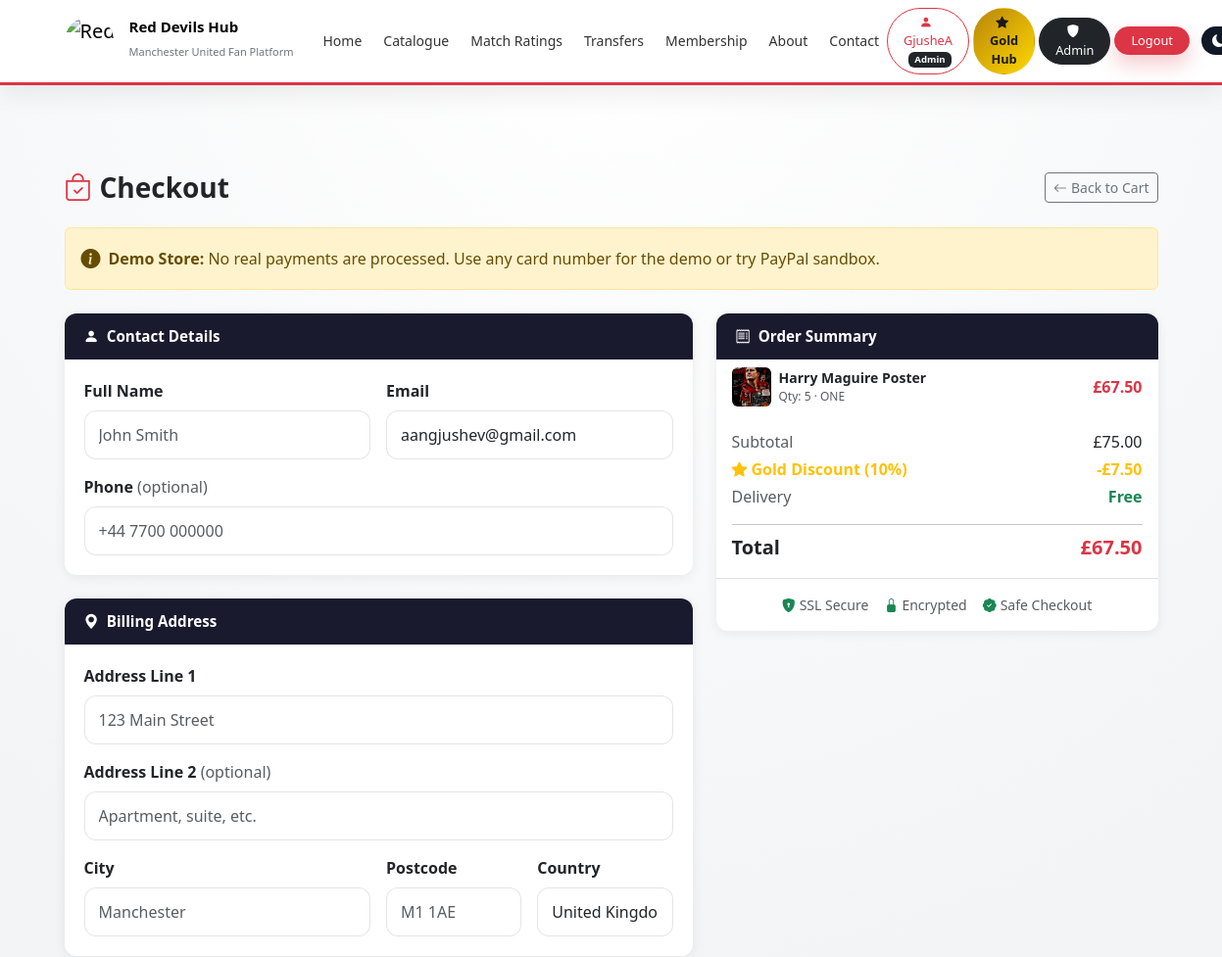
/checkout/checkout/ (signed in, upper part), run on an earlier commit of the app's database.
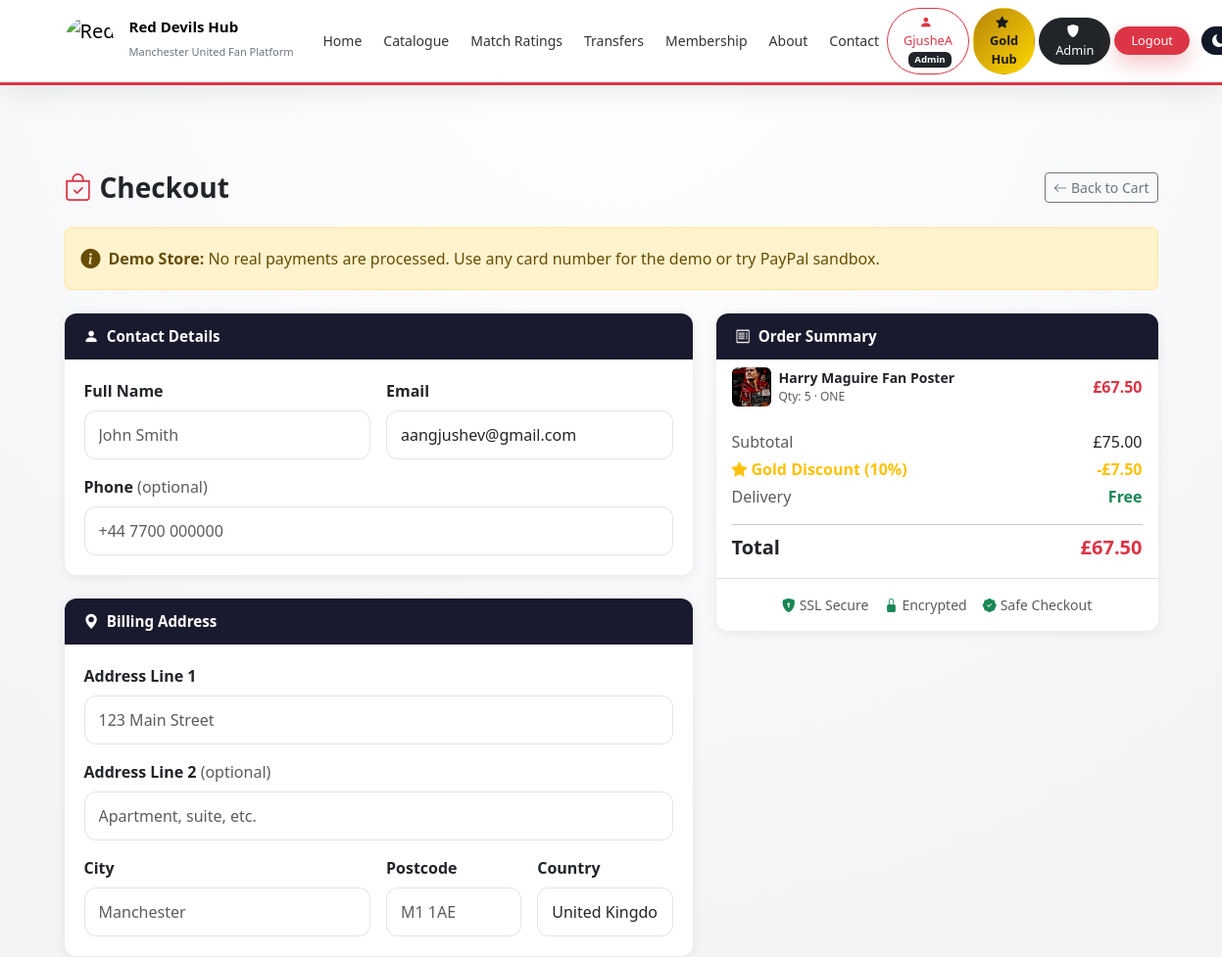
And on a later commit of the database.
### cart/models.py (models this page shows, shortened)
class CartItem(models.Model):
    cart      = models.ForeignKey(Cart, on_delete=models.CASCADE, related_name='items')
    product   = models.ForeignKey(Product, on_delete=models.CASCADE)
    size      = models.CharField(max_length=10, blank=True)
    quantity  = models.PositiveIntegerField(default=1)
    added_at  = models.DateTimeField(auto_now_add=True)
    class Meta:
        unique_together = ('cart', 'product', 'size')
        ordering = ['-added_at']
    @property
    def line_total(self):
        return self.product.price * self.quantity

### catalogue/models.py (models this page shows, shortened)
class Product(models.Model):
    ACCESS_FREE = 'free'
    ACCESS_RED  = 'red'
    ACCESS_GOLD = 'gold'
    ACCESS_CHOICES = [
        (ACCESS_FREE, 'Free'),
        (ACCESS_RED,  'Red Members'),
        (ACCESS_GOLD, 'Gold Members'),
    ]
    SIZE_CHOICES = [
        ('XS', 'XS'), ('S', 'S'), ('M', 'M'),
        ('L', 'L'), ('XL', 'XL'), ('XXL', 'XXL'),
        ('ONE', 'One Size'),
    ]
    subcategory         = models.ForeignKey(SubCategory, on_delete=models.CASCADE, related_name='products')
    player              = models.ForeignKey(Player, on_delete=models.SET_NULL, null=True, blank=True, related_name='products')
    name                = models.CharField(max_length=200)
    slug                = models.SlugField(max_length=200, unique=True, blank=True)
    description         = models.TextField(blank=True)
    price               = models.DecimalField(max_digits=8, decimal_places=2)
    stock_quantity      = models.PositiveIntegerField(default=0)
    colour              = models.CharField(max_length=50, blank=True)
    size                = models.CharField(max_length=10, choices=SIZE_CHOICES, blank=True)
    brand               = models.CharField(max_length=100, blank=True)
    season              = models.CharField(max_length=20, blank=True)
    access_level        = models.CharField(max_length=10, choices=ACCESS_CHOICES, default=ACCESS_FREE)
    is_available        = models.BooleanField(default=True)
    created_at          = models.DateTimeField(auto_now_add=True)
    class Meta:
        ordering = ['-created_at']
    @property
    def primary_image(self):
        img = self.images.filter(is_primary=True).first()
        return img or self.images.first()

class ProductImage(models.Model):
    product    = models.ForeignKey(Product, on_delete=models.CASCADE, related_name='images')
    image      = models.ImageField(upload_to='products/')
    is_primary = models.BooleanField(default=False)
    alt_text   = models.CharField(max_length=200, blank=True)

### checkout/views.py (the view)
# urls.py: path('checkout/checkout/',                       views.checkout,              name='checkout'),
@login_required(login_url='/login/')
def checkout(request):
    cart  = _get_cart(request.user)
    items = cart.items.select_related('product').all()
    if not items:
        messages.warning(request, 'Your cart is empty.')
        return redirect('cart:cart_detail')
    profile = getattr(request.user, 'profile', None)
    initial = {
        'full_name': profile.full_name if profile else '',
        'email':     request.user.email,
        'phone':     profile.phone_number if profile else '',
    }
    try:
        role = request.user.profile.role
    except Exception:
        role = 'free'
    is_gold      = role in ('gold', 'admin')
    discount_pct = getattr(settings, 'GOLD_DISCOUNT_PERCENT', 10) if is_gold else 0
    def _item_price(item):
        price = item.product.price
        if is_gold:
            price = round(price * Decimal(str(1 - discount_pct / 100)), 2)
        return price
    if request.method == 'POST':
        form = CheckoutForm(request.POST)
        if form.is_valid():
            total = sum(_item_price(i) * i.quantity for i in items)
            order = Order.objects.create(
                user           = request.user,
                full_name      = form.cleaned_data['full_name'],
                email          = form.cleaned_data['email'],
                phone          = form.cleaned_data.get('phone', ''),
                address_line1  = form.cleaned_data['address_line1'],
                address_line2  = form.cleaned_data.get('address_line2', ''),
                city           = form.cleaned_data['city'],
                postcode       = form.cleaned_data['postcode'],
                country        = form.cleaned_data['country'],
                payment_method = 'card',
                status         = 'completed',
                total_amount   = total,
            )
            for item in items:
                OrderItem.objects.create(
                    order        = order,
                    product_name = item.product.name,
                    size         = item.size or '',
                    quantity     = item.quantity,
                    unit_price   = _item_price(item),
                )
            cart.items.all().delete()
            return redirect('checkout:confirmation', order_ref=order.order_ref)
    else:
        form = CheckoutForm(initial=initial)
    display_total   = sum(_item_price(i) * i.quantity for i in items)
    original_total  = cart.total_price
    discount_amount = round(original_total - display_total, 2)
    enriched_items = [
        {
            'item':       i,
            'line_total': round(_item_price(i) * i.quantity, 2),
        }
        for i in items
    ]
    context = {
        'cart':             cart,
        'items':            items,
        'enriched_items':   enriched_items,
        'form':             form,
        'paypal_client_id': getattr(settings, 'PAYPAL_CLIENT_ID', ''),
        'is_gold':          is_gold,
        'discount_pct':     discount_pct,
        'display_total':    display_total,
        'original_total':   original_total,
        'discount_amount':  discount_amount,
    }
    return render(request, 'checkout/checkout.html', context)

### cart/models.py (called while the page is built)
    @property
    def total_price(self):
        return sum(item.line_total for item in self.items.all())

### checkout/views.py (called while the page is built)
def _get_cart(user):
    cart, _ = Cart.objects.get_or_create(user=user)
    return cart

### register/models.py (called while the page is built)
    def is_admin(self):
        return self.role == 'admin'

### checkout/templates/checkout/checkout.html (shortened to what the changed rows need)
{% extends "core/base.html" %}
{% load static %}
{% block extra_css %}
<link rel="stylesheet" href="{% static 'checkout/css/checkout.css' %}">
{% endblock %}
{% block content %}
<section class="container my-5">
    <form method="POST" id="checkoutForm">
        <div class="row g-4">
            <div class="col-lg-5">
                <div class="checkout-panel sticky-top" style="top:80px;">
                    <div class="checkout-panel-body p-0">
                        <ul class="list-group list-group-flush">
                            {% for entry in enriched_items %}
                            <li class="list-group-item px-3 py-2">
                                <div class="d-flex justify-content-between align-items-center">
                                    <div class="d-flex align-items-center gap-2">
                                        {% if entry.item.product.primary_image %}
                                        <img src="{{ entry.item.product.primary_image.image.url }}"
                                             alt="{{ entry.item.product.name }}"
                                             class="rounded" style="width:40px;height:40px;object-fit:cover;">
                                        {% endif %}
                                        <div>
                                            <div class="small fw-semibold">{{ entry.item.product.name }}</div>
                                            <div class="text-muted" style="font-size:0.75rem;">
                                                Qty: {{ entry.item.quantity }}{% if entry.item.size %} · {{ entry.item.size }}{% endif %}
                                            </div>
                                        </div>
                                    </div>
                                    <span class="fw-semibold text-danger">£{{ entry.line_total }}</span>
                                </div>
                            </li>
                            {% endfor %}
                        </ul>
                    </div>
                </div>
            </div>
        </div>
    </form>
</section>
{% endblock %}

What changed in the data, as far as the page shows it:
changed through a linked row, CartItem "ONE": item.product.name "Harry Maguire Poster" → "Harry Maguire Fan Poster"
